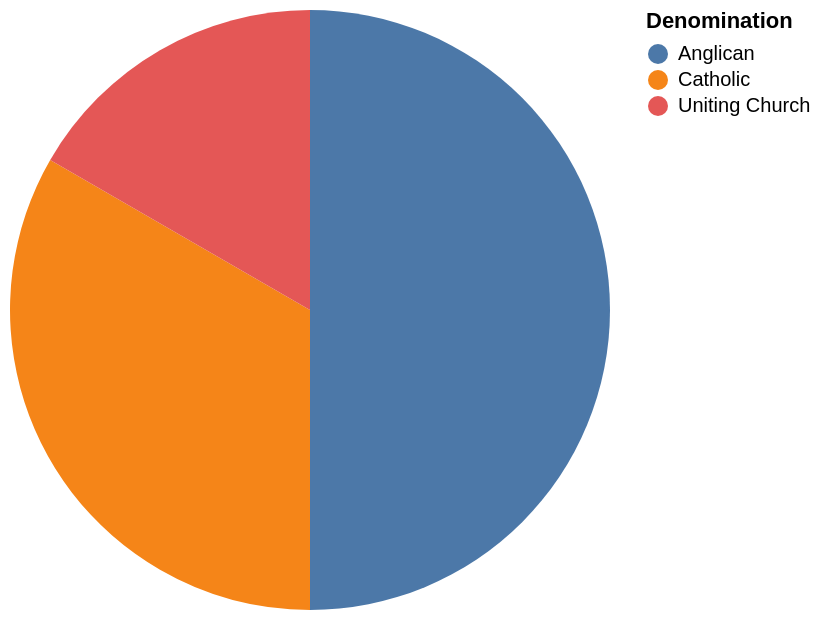

Write the Vega-Lite specification saved for this chart.
### Vega-Lite specification from a JSON file in a GitHub repository (floating-point values rounded to 4 significant figures)
{"data": {"values": [{"x_data": "Anglican", "y_data": 3}, {"x_data": "Catholic", "y_data": 2}, {"x_data": "Uniting Church", "y_data": 1}]}, "mark": "arc", "encoding": {"theta": {"field": "y_data", "type": "quantitative", "title": "COUNT(*)"}, "color": {"field": "x_data", "type": "nominal", "title": "Denomination"}}}
